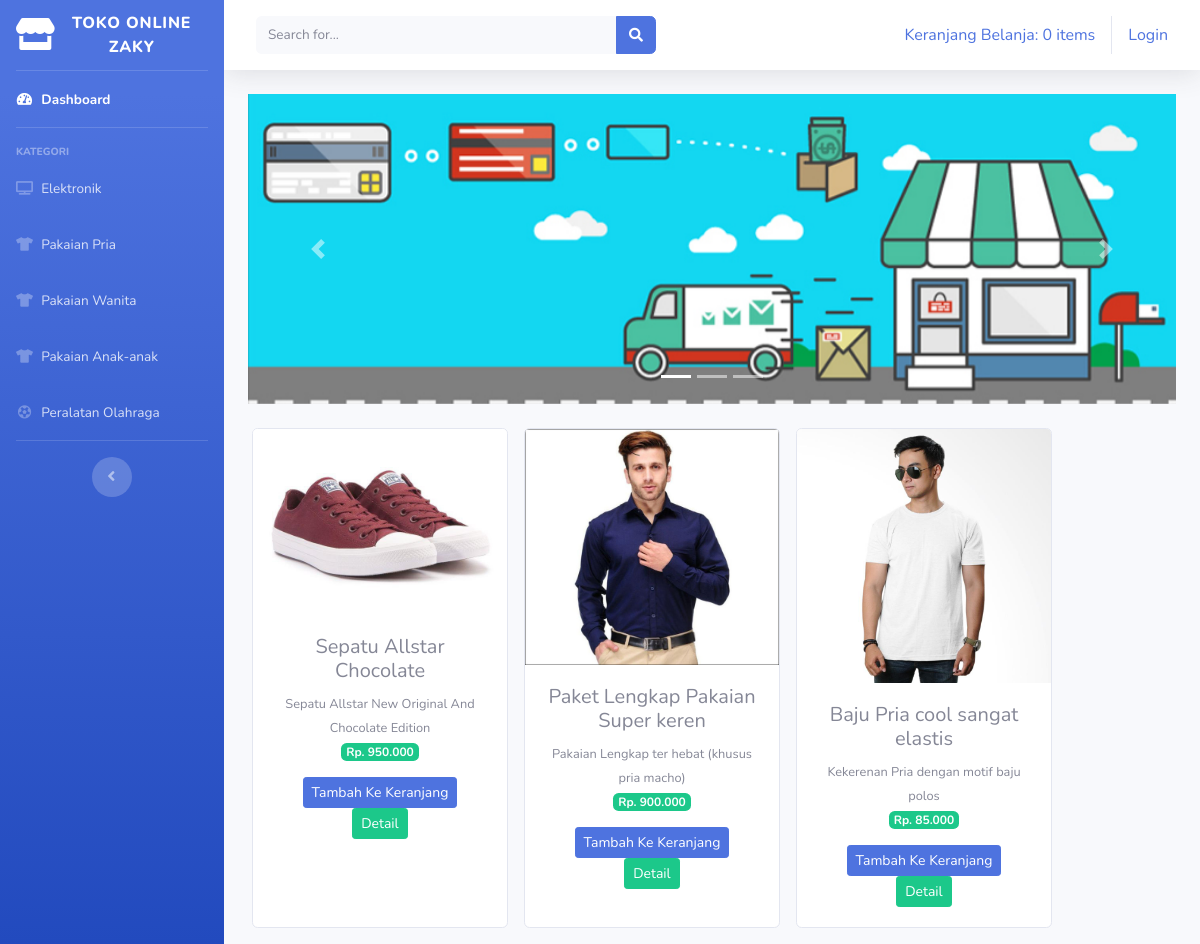
/toko_online/index.php/kategori/pakaian_pria, run on the app's committed database.
### tables this page shows
CREATE TABLE `tb_barang` (
  `id_brg` int(11) NOT NULL,
  `nama_brg` varchar(150) DEFAULT NULL,
  `keterangan` varchar(400) DEFAULT NULL,
  `kategori` varchar(100) DEFAULT NULL,
  `harga` int(11) DEFAULT NULL,
  `stok` int(4) DEFAULT NULL,
  `gambar` text DEFAULT NULL
);

### toko_online/application/controllers/kategori.php (called while the page is built, shortened)
<?php
class Kategori extends CI_Controller{
	public function pakaian_pria()
	{
		$data['pakaian_pria']= $this->model_kategori->
		data_pakaian_pria()->result();
		$this-> load->view('templates/header');
		$this-> load->view('templates/sidebar');
		$this-> load->view('pakaian_pria', $data);
		$this-> load->view('templates/footer');
	}
}
?>

### toko_online/index.php (called while the page is built, shortened)
<?php
require_once BASEPATH.'core/CodeIgniter.php';

### toko_online/application/models/model_kategori.php (called while the page is built, shortened)
<?php
class Model_kategori extends CI_Model{
	public function data_pakaian_pria(){
		return $this->db->get_where('tb_barang',
		array('kategori' => 'Pakaian Pria'));
	}
}
?>

### toko_online/application/views/pakaian_pria.php (the view, shortened to what this page needs)
<div class="container-fluid">
	<div id="carouselExampleIndicators" class="carousel slide" data-ride="carousel">
		<ol class="carousel-indicators">
			<li data-target="#carouselExampleIndicators" data-slide-to="0" class="active"></li>
			<li data-target="#carouselExampleIndicators" data-slide-to="1"></li>
			<li data-target="#carouselExampleIndicators" data-slide-to="2"></li>
		</ol>
		<div class="carousel-inner">
			<div class="carousel-item active">
			<img src="<?php echo base_url('assets/img/slider1.jpg') ?>"  class="d-block w-100" alt="...">
			</div>
		</div>
		<a class="carousel-control-prev" href="#carouselExampleIndicators" role="button" data-slide="prev">
			<span class="carousel-control-prev-icon" aria-hidden="true"></span>
		</a>
		<a class="carousel-control-next" href="#carouselExampleIndicators" role="button" data-slide="next">
			<span class="carousel-control-next-icon" aria-hidden="true"></span>
		</a>
	</div>
	<div class="row text-center mt-4">
	<?php foreach ($pakaian_pria as $brg): ?>
		<div class="card ml-3 mb-3" style="width: 16rem;">
		<img src="<?php echo base_url().'/uploads/' .$brg->gambar ?>" class="card-img-top" alt="...">
		<div class="card-body">
			<h5 class="card-title mb-2"><?php echo $brg->nama_brg ?></h5>
			<small> <?php echo $brg->keterangan ?></small><br>
			<span class="badge badge-success mb-3">Rp. <?php echo number_format($brg->harga, 0,',','.')  ?></span>
			<?php echo anchor('dashboard/tambah_ke_keranjang/'.$brg->id_brg,'<div class="btn btn-sm
			btn-primary"> Tambah Ke Keranjang </div>') ?>
			<?php echo anchor('dashboard/detail/'.$brg->id_brg,'<div class="btn btn-sm
			btn-success"> Detail </div>') ?>
		</div>
		</div>
	<?php endforeach; ?>
	</div>
</div>

### data on the page
tb_barang: gambar (picture), nama_brg "Sepatu Allstar Chocolate", keterangan "Sepatu Allstar New Original And Chocolate Edition", harga "950.000", id_brg "Tambah Ke Keranjang", id_brg "Detail"
tb_barang: gambar (picture), nama_brg "Paket Lengkap Pakaian Super keren", keterangan "Pakaian Lengkap ter hebat (khusus pria macho)", harga "900.000", id_brg "Tambah Ke Keranjang", id_brg "Detail"
tb_barang: gambar (picture), nama_brg "Baju Pria cool sangat elastis", keterangan "Kekerenan Pria dengan motif baju polos", harga "85.000", id_brg "Tambah Ke Keranjang", id_brg "Detail"

### other printed values
anchor('dashboard/detail_keranjang',$keranjang) "Keranjang Belanja: 0 items"
anchor('auth/login', 'Login') "Login"
